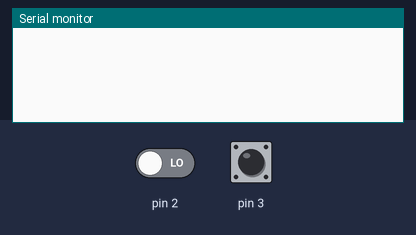
The sketch below on a simulated Arduino Uno, built with avr-gcc and run on an emulated ATmega328P. On the bench: the last lines printed to the serial monitor. The inputs (shaded band) are chosen by the test bench; at power-on: pin 2 LOW, pin 3 LOW.

Above: at 1.2 s.
1.3 s: pin 2 driven HIGH
At 2.5 s:
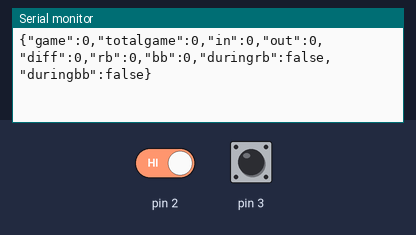
2.8 s: pin 2 driven LOW
At 3.6 s:
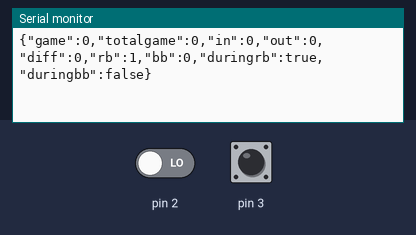
4.3 s: pin 3 pulsed HIGH 2 times (0.12 s each, 0.3 s apart)
At 5.8 s:
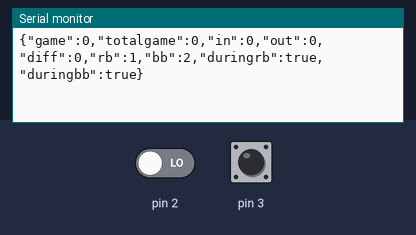
6.4 s: pin 2 driven HIGH
At 7.6 s:
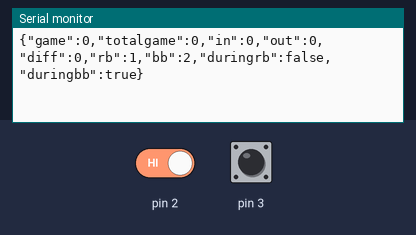
7.9 s: pin 3 driven HIGH
At 8.7 s:
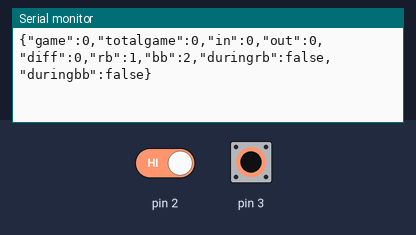
9.4 s: pin 3 driven LOW
At 9.9 s:
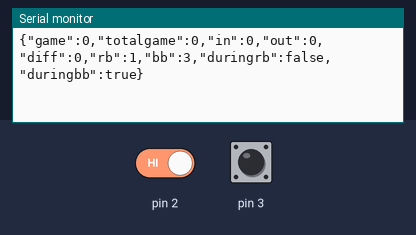

Measured:
- after the input at 1.3 s, the serial monitor: prints a new line at once (image 1)
- after the input at 2.8 s, the serial monitor: prints a new line at once (image 2)
- after the input at 4.3 s, the serial monitor: prints a new line after 0.13 s (image 3)
- after the input at 6.4 s, the serial monitor: prints a new line at once (image 4)
- after the input at 7.9 s, the serial monitor: prints a new line at once (image 5)
- after the input at 9.4 s, the serial monitor: prints a new line at once (image 6)

The sketch:

Pachislot_DataCollector.ino
```cpp
/**
 * =============================================================
 * @file        Pachislot_DataCollector.ino
 * @author      kinketsu patron (https://kinketsu-patron.com)
 * @brief       メインファイル
 * @version     1.0
 * @date        2024-06-25
 * =============================================================
 */

// =======================================================
// ヘッダインクルード
// =======================================================
#include "inc/Port.h"
#include "inc/Interrupt.h"
#include "inc/Serial_Com.h"
#include "inc/DataManager.h"

// =======================================================
// ローカル関数
// =======================================================
static void update_game( void );
static void update_in( void );
static void update_out( void );
static void begin_rb( void );
static void end_rb( void );
static void begin_bb( void );
static void end_bb( void );

// =======================================================
// 割り込み発生時のコールバック関数
// =======================================================
static INTR_CALLBACK _IntrPtr[] = {
        update_game,
        update_in,
        update_out,
        begin_rb,
        end_rb,
        begin_bb,
        end_bb
};

/**
 * =======================================================
 * @fn         setup
 * @brief      初期化を行う
 * @date        2024-06-08
 * =======================================================
 */
void setup( void )
{
        Port_Init( );                 // ポートを初期化する
        Intr_Init( _IntrPtr );        // 割り込み機能を初期化する
        Serial_Init( );               // シリアル通信を初期化する
        Data_Init( );                 // データ管理を初期化する
}

/**
 * =======================================================
 * @fn         loop
 * @brief      繰り返し処理を行う
 * @date        2024-06-26
 * =======================================================
 */
void loop( void )
{
        // 何もしない
}

/**
 * =======================================================
 * @fn         update_game
 * @brief      ゲーム数を更新する
 * @date        2024-06-26
 * =======================================================
 */
static void update_game( void )
{
        ulong32 l_CurrentGame;

        if ( Data_GetDuringBonus( ) == false )        // ボーナス中はゲーム数のカウントを止める
        {
                noInterrupts( );                               // 他の割り込みを禁止する
                l_CurrentGame = Data_GetGame( );               // 現在のゲーム回数を取得する
                l_CurrentGame++;                               // 現在のゲーム回数に+1する
                Data_SetGame( l_CurrentGame );                 // ゲーム回数を更新する
                l_CurrentGame = Data_GetTotalGame( );          // 現在の累計ゲーム回数を取得する
                l_CurrentGame++;                               // 現在の累計ゲーム回数に+1する
                Data_SetTotalGame( l_CurrentGame );            // 累計ゲーム回数を更新する
                Serial_Send( &( Data_GetAllData( ) ) );        // すべてのゲーム情報をPCへ送信する
                interrupts( );                                 // 他の割り込みを許可する
        }
}

/**
 * =======================================================
 * @fn         update_in
 * @brief      INを更新する
 * @date        2024-06-25
 * =======================================================
 */
static void update_in( void )
{
        ulong32 l_CurrentIN;

        noInterrupts( );                               // 他の割り込みを禁止する
        l_CurrentIN = Data_GetIN( );                   // 現在のIN枚数を取得する
        l_CurrentIN++;                                 // 現在のIN枚数に+1する
        Data_SetIN( l_CurrentIN );                     // IN枚数を更新する
        Serial_Send( &( Data_GetAllData( ) ) );        // すべてのゲーム情報をPCへ送信する
        interrupts( );                                 // 他の割り込みを許可する
}

/**
 * =======================================================
 * @fn         update_out
 * @brief      OUTを更新する
 * @date        2024-06-25
 * =======================================================
 */
static void update_out( void )
{
        ulong32 l_CurrentOUT;

        noInterrupts( );                               // 他の割り込みを禁止する
        l_CurrentOUT = Data_GetOUT( );                 // 現在のOUT枚数を取得する
        l_CurrentOUT++;                                // 現在のOUT枚数に+1する
        Data_SetOUT( l_CurrentOUT );                   // OUT枚数を更新する
        Serial_Send( &( Data_GetAllData( ) ) );        // すべてのゲーム情報をPCへ送信する
        interrupts( );                                 // 他の割り込みを許可する
}

/**
 * =======================================================
 * @fn         begin_rb
 * @brief      RBが開始される
 * @date        2024-06-26
 * =======================================================
 */
static void begin_rb( void )
{
        ulong32 l_CurrentRB;

        noInterrupts( );                               // 他の割り込みを禁止する
        l_CurrentRB = Data_GetRB( );                   // 現在のRB回数を取得する
        l_CurrentRB++;                                 // 現在のRB回数に+1する
        Data_SetRB( l_CurrentRB );                     // RB回数を更新する
        Data_SetDuringRB( true );                      // RB中フラグを立てる
        Serial_Send( &( Data_GetAllData( ) ) );        // すべてのゲーム情報をPCへ送信する
        interrupts( );                                 // 他の割り込みを許可する
}

/**
 * =======================================================
 * @fn         end_rb
 * @brief      RBが終了される
 * @date        2024-06-26
 * =======================================================
 */
static void end_rb( void )
{
        noInterrupts( );                               // 他の割り込みを禁止する
        Data_SetDuringRB( false );                     // RB中フラグを下ろす
        Data_SetGame( 0U );                            // ゲーム数を0にリセットする
        Serial_Send( &( Data_GetAllData( ) ) );        // すべてのゲーム情報をPCへ送信する
        interrupts( );                                 // 他の割り込みを許可する
}

/**
 * =======================================================
 * @fn         begin_bb
 * @brief      BBが開始される
 * @date        2024-06-26
 * =======================================================
 */
static void begin_bb( void )
{
        ulong32 l_CurrentBB;

        noInterrupts( );                               // 他の割り込みを禁止する
        l_CurrentBB = Data_GetBB( );                   // 現在のBB回数を取得する
        l_CurrentBB++;                                 // 現在のBB回数に+1する
        Data_SetBB( l_CurrentBB );                     // BB回数を更新する
        Data_SetDuringBB( true );                      // BB中フラグを立てる
        Serial_Send( &( Data_GetAllData( ) ) );        // すべてのゲーム情報をPCへ送信する
        interrupts( );                                 // 他の割り込みを許可する
}

/**
 * =======================================================
 * @fn         end_bb
 * @brief      BBが終了される
 * @date        2024-06-26
 * =======================================================
 */
static void end_bb( void )
{
        noInterrupts( );                               // 他の割り込みを禁止する
        Data_SetDuringBB( false );                     // BB中フラグを下ろす
        Data_SetGame( 0U );                            // ゲーム数を0にリセットする
        Serial_Send( &( Data_GetAllData( ) ) );        // すべてのゲーム情報をPCへ送信する
        interrupts( );                                 // 他の割り込みを許可する
}
```

DataManager.cpp
```cpp
/**
 * =============================================================
 * @file        DataManager.cpp
 * @author      kinketsu patron (https://kinketsu-patron.com)
 * @brief       データ入出力管理
 * @version     1.0
 * @date        2024-06-08
 * =============================================================
 */

// =======================================================
// ヘッダインクルード
// =======================================================
#include "inc/DataManager.h"

// =======================================================
// 静的変数
// =======================================================
static volatile ulong32 m_Game;
static volatile ulong32 m_TotalGame;
static volatile ulong32 m_IN;
static volatile ulong32 m_OUT;
static volatile ulong32 m_RB;
static volatile ulong32 m_BB;
static volatile bool   m_DuringRB;
static volatile bool   m_DuringBB;


/**
 * =======================================================
 * @fn          Data_Init
 * @brief       データ管理の初期化を行う
 * @date        2024-06-10
 * =======================================================
 */
void Data_Init( void )
{
        m_Game      = 0U;
        m_TotalGame = 0U;
        m_IN        = 0U;
        m_OUT       = 0U;
        m_RB        = 0U;
        m_BB        = 0U;
        m_DuringRB  = false;
        m_DuringBB  = false;
}

/**
 * =======================================================
 * @fn          Data_GetAllData
 * @brief       全てのデータを取得する
 * @date        2024-06-26
 * =======================================================
 */
GAME_INFO Data_GetAllData( void )
{
        GAME_INFO l_DataInfo;

        l_DataInfo.Game      = m_Game;
        l_DataInfo.TotalGame = m_TotalGame;
        l_DataInfo.IN        = m_IN;
        l_DataInfo.OUT       = m_OUT;
        l_DataInfo.Diff      = ( slong32 )m_OUT - ( slong32 )m_IN;
        l_DataInfo.RB        = m_RB;
        l_DataInfo.BB        = m_BB;
        l_DataInfo.DuringRB  = m_DuringRB;
        l_DataInfo.DuringBB  = m_DuringBB;

        return l_DataInfo;
}

/**
 * =======================================================
 * @fn          Data_GetGame
 * @brief       ゲーム回数を取得する
 * @date        2024-06-26
 * =======================================================
 */
ulong32 Data_GetGame( void )
{
        return m_Game;
}

/**
 * =======================================================
 * @fn          Data_GetTotalGame
 * @brief       累計ゲーム回数を取得する
 * @date        2024-06-26
 * =======================================================
 */
ulong32 Data_GetTotalGame( void )
{
        return m_TotalGame;
}

/**
 * =======================================================
 * @fn          Data_GetIN
 * @brief       入力枚数を取得する
 * @date        2024-06-10
 * =======================================================
 */
ulong32 Data_GetIN( void )
{
        return m_IN;
}

/**
 * =======================================================
 * @fn          Data_GetOUT
 * @brief       出力枚数を取得する
 * @date        2024-06-10
 * =======================================================
 */
ulong32 Data_GetOUT( void )
{
        return m_OUT;
}

/**
 * =======================================================
 * @fn          Data_GetRB
 * @brief       レギュラーボーナス回数を取得する
 * @date        2024-06-10
 * =======================================================
 */
ulong32 Data_GetRB( void )
{
        return m_RB;
}

/**
 * =======================================================
 * @fn          Data_GetBB
 * @brief       ビッグボーナス回数を取得する
 * @date        2024-06-10
 * =======================================================
 */
ulong32 Data_GetBB( void )
{
        return m_BB;
}

/**
 * =======================================================
 * @fn          Data_GetDuringRB
 * @brief       レギュラーボーナス中フラグを取得する
 * @date        2024-06-26
 * =======================================================
 */
bool Data_GetDuringRB( void )
{
        return m_DuringRB;
}

/**
 * =======================================================
 * @fn          Data_GetDuringBB
 * @brief       ビッグボーナス中フラグを取得する
 * @date        2024-06-26
 * =======================================================
 */
bool Data_GetDuringBB( void )
{
        return m_DuringBB;
}

/**
 * =======================================================
 * @fn          Data_GetDuringBonus
 * @brief       ボーナス中フラグを取得する
 * @date        2024-06-26
 * =======================================================
 */
bool Data_GetDuringBonus( void )
{
        bool l_IsBonus;

        if ( m_DuringRB == true || m_DuringBB == true )        // BB中またはRB中であれば
        {
                l_IsBonus = true;        // ボーナス中フラグを立てる
        }
        else        // ボーナス中でなければ
        {
                l_IsBonus = false;        // ボーナス中フラグを下ろす
        }

        return l_IsBonus;
}

/**
 * =======================================================
 * @fn          Data_SetGame
 * @brief       ゲーム回数を設定する
 * @date        2024-06-26
 * =======================================================
 */
void Data_SetGame( ulong32 p_Game )
{
        if ( p_Game >= 0U )
        {
                m_Game = p_Game;
        }
}

/**
 * =======================================================
 * @fn          Data_SetTotalGame
 * @brief       累計ゲーム回数を設定する
 * @date        2024-06-26
 * =======================================================
 */
void Data_SetTotalGame( ulong32 p_TotalGame )
{
        if ( p_TotalGame >= 0U )
        {
                m_TotalGame = p_TotalGame;
        }
}

/**
 * =======================================================
 * @fn          Data_SetIN
 * @brief       入力枚数を設定する
 * @date        2024-06-10
 * =======================================================
 */
void Data_SetIN( ulong32 p_IN )
{
        if ( p_IN >= 0U )
        {
                m_IN = p_IN;
        }
}

/**
 * =======================================================
 * @fn          Data_SetOUT
 * @brief       出力枚数を設定する
 * @date        2024-06-10
 * =======================================================
 */
void Data_SetOUT( ulong32 p_OUT )
{
        if ( p_OUT >= 0U )
        {
                m_OUT = p_OUT;
        }
}

/**
 * =======================================================
 * @fn          Data_SetRB
 * @brief       レギュラーボーナス回数を設定する
 * @date        2024-06-10
 * =======================================================
 */
void Data_SetRB( ulong32 p_RB )
{
        if ( p_RB >= 0U )
        {
                m_RB = p_RB;
        }
}

/**
 * =======================================================
 * @fn          Data_SetBB
 * @brief       ビッグボーナス回数を設定する
 * @date        2024-06-10
 * =======================================================
 */
void Data_SetBB( ulong32 p_BB )
{
        if ( p_BB >= 0U )
        {
                m_BB = p_BB;
        }
}

/**
 * =======================================================
 * @fn          Data_SetDuringRB
 * @brief       レギュラーボーナス中フラグを設定する
 * @date        2024-06-26
 * =======================================================
 */
void Data_SetDuringRB( bool p_DuringRB )
{
        m_DuringRB = p_DuringRB;
}

/**
 * =======================================================
 * @fn          Data_SetDuringBB
 * @brief       ビッグボーナス中フラグを設定する
 * @date        2024-06-26
 * =======================================================
 */
void Data_SetDuringBB( bool p_DuringBB )
{
        m_DuringBB = p_DuringBB;
}
```

Serial_Com.cpp
```cpp
/**
 * =============================================================
 * @file        Serial_Com.cpp
 * @author      kinketsu patron (https://kinketsu-patron.com)
 * @brief       シリアル通信設定
 * @version     1.0
 * @date        2024-06-08
 * =============================================================
 */

// =======================================================
// ヘッダインクルード
// =======================================================
#include "inc/Serial_Com.h"

/**
 * =======================================================
 * @fn         Serial_Init
 * @brief      シリアル通信の初期設定を行う
 * @date       2024-06-08
 * =======================================================
 */
void Serial_Init( void )
{
        Serial.begin( 115200 );        // PCとのシリアル通信ボーレートを115200bpsに設定
}

/**
 * =======================================================
 * @fn          Serial_Send
 * @brief       シリアル通信でPCにメッセージを送信する
 * @param p_GameInfo  遊戯情報
 * @date        2024-06-12
 * =======================================================
 */
void Serial_Send( GAME_INFO *p_GameInfo )
{
        JSONVar l_Jobj;
        String  l_SendStrMsg;

        l_Jobj[ "game" ]      = p_GameInfo->Game;
        l_Jobj[ "totalgame" ] = p_GameInfo->TotalGame;
        l_Jobj[ "in" ]        = p_GameInfo->IN;
        l_Jobj[ "out" ]       = p_GameInfo->OUT;
        l_Jobj[ "diff" ]      = p_GameInfo->Diff;
        l_Jobj[ "rb" ]        = p_GameInfo->RB;
        l_Jobj[ "bb" ]        = p_GameInfo->BB;
        l_Jobj[ "duringrb" ]  = p_GameInfo->DuringRB;
        l_Jobj[ "duringbb" ]  = p_GameInfo->DuringBB;

        l_SendStrMsg = JSON.stringify( l_Jobj );        // JSON形式をString型に変換する
        Serial.println( l_SendStrMsg );                 // String型でメッセージを送る
}
```

DataManager.h
```cpp
/**
 * =============================================================
 * @file        DataManager.h
 * @author      kinketsu patron (https://kinketsu-patron.com)
 * @brief       データ入出力管理ヘッダファイル
 * @version     1.0
 * @date        2024-06-08
 * =============================================================
 */

#ifndef __DATA_H__
#define __DATA_H__

// =======================================================
// ヘッダインクルード
// =======================================================
#include "vtype.h"
#include "struct.h"

// =======================================================
// 関数宣言
// =======================================================
extern void      Data_Init( void );
extern GAME_INFO Data_GetAllData( void );
extern ulong32    Data_GetGame( void );
extern ulong32    Data_GetTotalGame( void );
extern ulong32    Data_GetIN( void );
extern ulong32    Data_GetOUT( void );
extern ulong32    Data_GetRB( void );
extern ulong32    Data_GetBB( void );
extern bool      Data_GetDuringRB( void );
extern bool      Data_GetDuringBB( void );
extern bool      Data_GetDuringBonus( void );
extern void      Data_SetGame( ulong32 p_Game );
extern void      Data_SetTotalGame( ulong32 p_TotalGame );
extern void      Data_SetIN( ulong32 p_IN );
extern void      Data_SetOUT( ulong32 p_OUT );
extern void      Data_SetRB( ulong32 p_RB );
extern void      Data_SetBB( ulong32 p_BB );
extern void      Data_SetDuringRB( bool p_DuringRB );
extern void      Data_SetDuringBB( bool p_DuringBB );

#endif __DATA_H__
```

PinDefine.h
```cpp
/**
 * =============================================================
 * @file        PinDefine.h
 * @author      kinketsu patron (https://kinketsu-patron.com)
 * @brief       ポート名定義ファイル
 * @version     1.0
 * @date        2024-06-10
 * =============================================================
 */

#ifndef __PINDEFINE_H__
#define __PINDEFINE_H__

/** @def
 * IN入力ピン:6番ピン
 */
#define IN_PIN 6U

/** @def
 * OUT入力ピン:5番ピン
 */
#define OUT_PIN 5U

/** @def
 * RB入力ピン:4番ピン
 */
#define RB_PIN 2U

/** @def
 * BB入力ピン:3番ピン
 */
#define BB_PIN 3U

#endif __PINDEFINE_H__
```

Source omitted: Interrupt.cpp (4980 bytes), Interrupt.h (1089 bytes), Serial_Com.h (811 bytes), struct.h (813 bytes), vtype.h (785 bytes), Port.cpp (952 bytes), Port.h (709 bytes)
